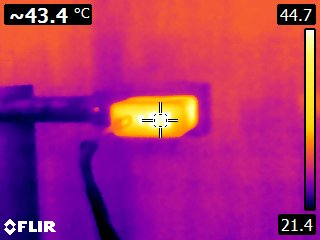
#> input picture 2.jpg, 320 x 240 px, found by its file name
$ python visualize_mask.py
#> lines starting #> are read from the running program, lines starting #| are printed output that depends on the picture; after the words box and inside, x2 and y2 are one past the last pixel; in counts of white or black regions, pixels touching at a corner belong together
"""
Visualizador de máscara de overlay para FLIR.
Gera overlay_mask.png mostrando regiões excluídas em vermelho.
Edite os parâmetros abaixo para refinar a máscara.
"""
import cv2, numpy as np, os

WORKSPACE = r"c:\Users\Leonam Dias\Documents\Projetos C#\Thermix Studio"
IMAGE = "2.jpg"  # ou "FLIR0192.jpg"

# ===== PARÂMETROS DA MÁSCARA (edite aqui) =====
TOP_ROWS = 22
BOTTOM_ROWS = 38
LEFT_COLS_TOP = 60
LOGO_ROWS = 38
LOGO_COLS = 45
RIGHT_COLS = 32
CENTER_RADIUS = 4
# ==============================================

img = cv2.imread(os.path.join(WORKSPACE, IMAGE))
#> img is the input picture: shape (240, 320, 3); mean B, G, R 115.8, 42, 166.8
if img is None:
    print(f"Erro: {IMAGE} não encontrado")
    exit(1)

h, w = img.shape[:2]
#> h = 240; w = 320
mask = np.zeros((h, w), dtype=np.uint8)

# Top rows
mask[:TOP_ROWS, :] = 255
# Bottom rows (logo + escala)
mask[h - BOTTOM_ROWS:, :] = 255
# Top-left temp reading
mask[TOP_ROWS:TOP_ROWS + 20, :LEFT_COLS_TOP] = 255
# Bottom-left logo
mask[h - LOGO_ROWS:, :LOGO_COLS] = 255
# Right scale bar
mask[:, w - RIGHT_COLS:] = 255
# Center crosshair
cv2.circle(mask, (w // 2, h // 2), CENTER_RADIUS, 255, -1)
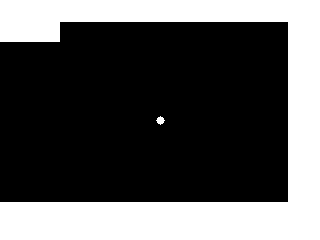
#> mask: shape (240, 320); 34.1% white; 2 white regions, box (x1, y1, x2, y2) and area: (0, 0, 320, 240) 26160, (156, 116, 165, 125) 49

# Overlay vermelho
overlay = img.copy()
overlay[mask == 255] = [0, 0, 255]
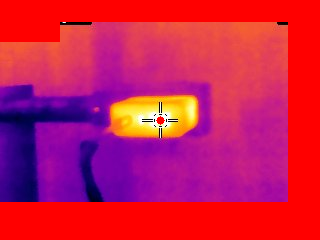
#> overlay: shape (240, 320, 3); mean B, G, R 79.9, 26.6, 202.1
result = cv2.addWeighted(img, 0.5, overlay, 0.5, 0)
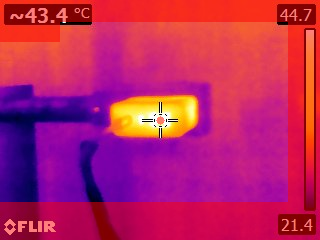
#> result: shape (240, 320, 3); mean B, G, R 97.8, 34.3, 184.5

out = os.path.join(WORKSPACE, "overlay_mask.png")
cv2.imwrite(out, result)
print(f"Salvo: {out}")
print(f"Pixels mascarados: {np.sum(mask == 255)} / {w * h} ({100.0 * np.sum(mask == 255) / (w * h):.1f}%)")
#| Pixels mascarados: 26209 / 76800 (34.1%)

$ run again, with 3.jpg copied over 2.jpg
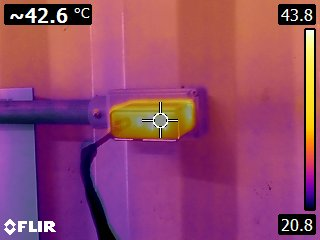
#> input picture 3.jpg, 320 x 240 px, found by its file name
#> img is the input picture: shape (240, 320, 3); mean B, G, R 106.5, 69.7, 145.7
#> mask: shape (240, 320); 34.1% white; 2 white regions, box (x1, y1, x2, y2) and area: (0, 0, 320, 240) 26160, (156, 116, 165, 125) 49
#> `overlay[mask == 255] = [0, 0, 255]`:
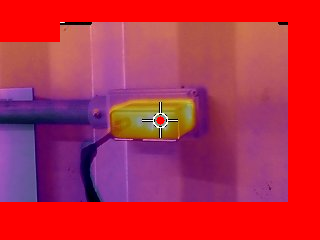
#> overlay: shape (240, 320, 3); mean B, G, R 71.3, 44.5, 184.9
#> `result = cv2.addWeighted(img, 0.5, overlay, 0.5, 0)`:
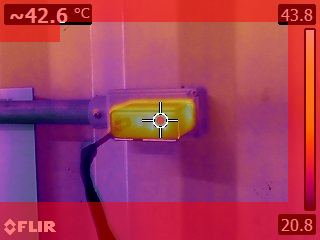
#> result: shape (240, 320, 3); mean B, G, R 88.9, 57.1, 165.3
#| Pixels mascarados: 26209 / 76800 (34.1%)

$ run again, with 1MSX.jpg copied over 2.jpg
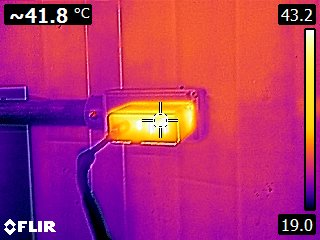
#> input picture 1MSX.jpg, 320 x 240 px, found by its file name
#> img is the input picture: shape (240, 320, 3); mean B, G, R 108.6, 48.2, 175
#> mask: shape (240, 320); 34.1% white; 2 white regions, box (x1, y1, x2, y2) and area: (0, 0, 320, 240) 26160, (156, 116, 165, 125) 49
#> `overlay[mask == 255] = [0, 0, 255]`:
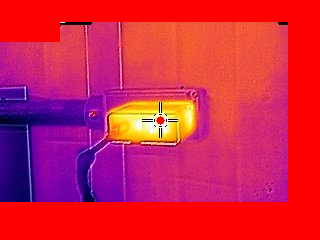
#> overlay: shape (240, 320, 3); mean B, G, R 72, 33.3, 209.9
#> `result = cv2.addWeighted(img, 0.5, overlay, 0.5, 0)`:
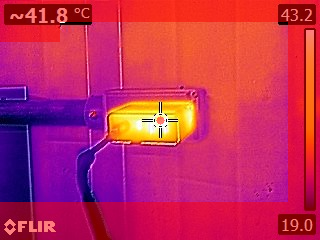
#> result: shape (240, 320, 3); mean B, G, R 90.3, 40.7, 192.5
#| Pixels mascarados: 26209 / 76800 (34.1%)
